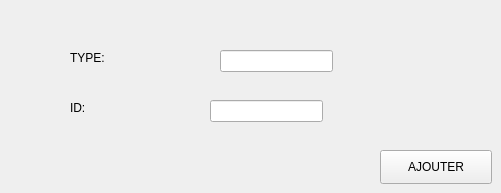
        <widget class="QWidget" name="tab_17">
         <attribute name="title">
          <string>ajouter</string>
         </attribute>
         <widget class="QLabel" name="label_71">
          <property name="geometry">
           <rect>
            <x>70</x>
            <y>50</y>
            <width>56</width>
            <height>16</height>
           </rect>
          </property>
          <property name="text">
           <string>TYPE:</string>
          </property>
         </widget>
         <widget class="QLabel" name="label_prix_u">
          <property name="geometry">
           <rect>
            <x>70</x>
            <y>100</y>
            <width>56</width>
            <height>16</height>
           </rect>
          </property>
          <property name="text">
           <string>ID:</string>
          </property>
         </widget>
         <widget class="QLineEdit" name="type_service">
          <property name="geometry">
           <rect>
            <x>220</x>
            <y>50</y>
            <width>113</width>
            <height>22</height>
           </rect>
          </property>
          <property name="styleSheet">
           <string notr="true">color: white;</string>
          </property>
         </widget>
         <widget class="QLineEdit" name="id_service">
          <property name="geometry">
           <rect>
            <x>210</x>
            <y>100</y>
            <width>113</width>
            <height>22</height>
           </rect>
          </property>
          <property name="styleSheet">
           <string notr="true">color: white;</string>
          </property>
         </widget>
         <widget class="QPushButton" name="ajouter_service">
          <property name="geometry">
           <rect>
            <x>380</x>
            <y>150</y>
            <width>112</width>
            <height>34</height>
           </rect>
          </property>
          <property name="text">
           <string>AJOUTER</string>
          </property>
         </widget>
        </widget>
